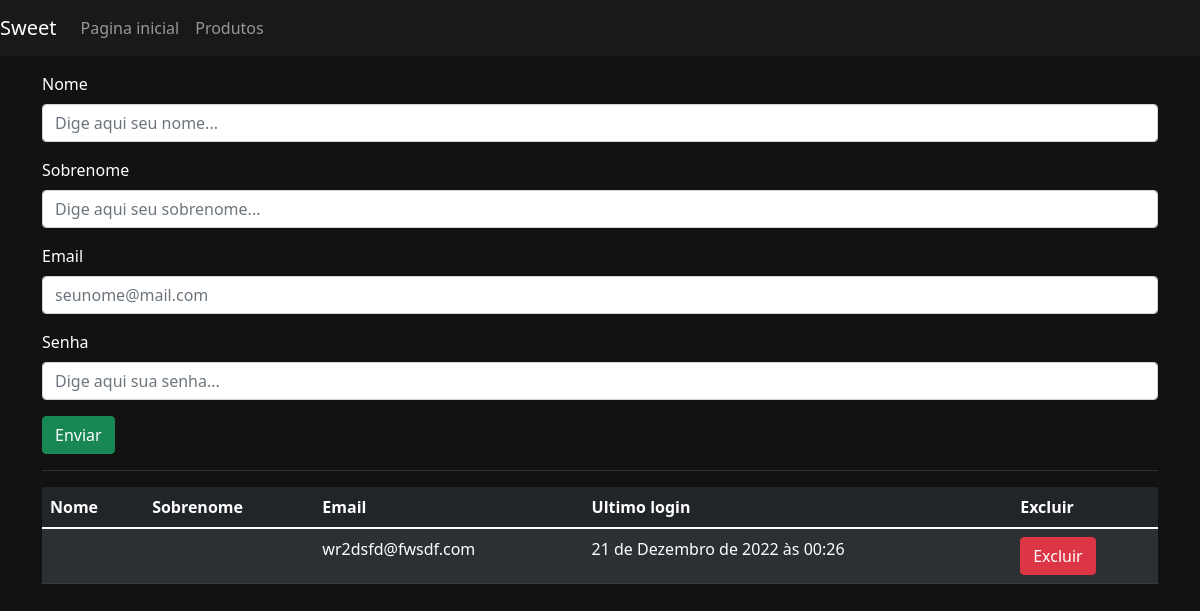
/auth/cadastrar_vendedor/, run on an earlier commit of the app's database.
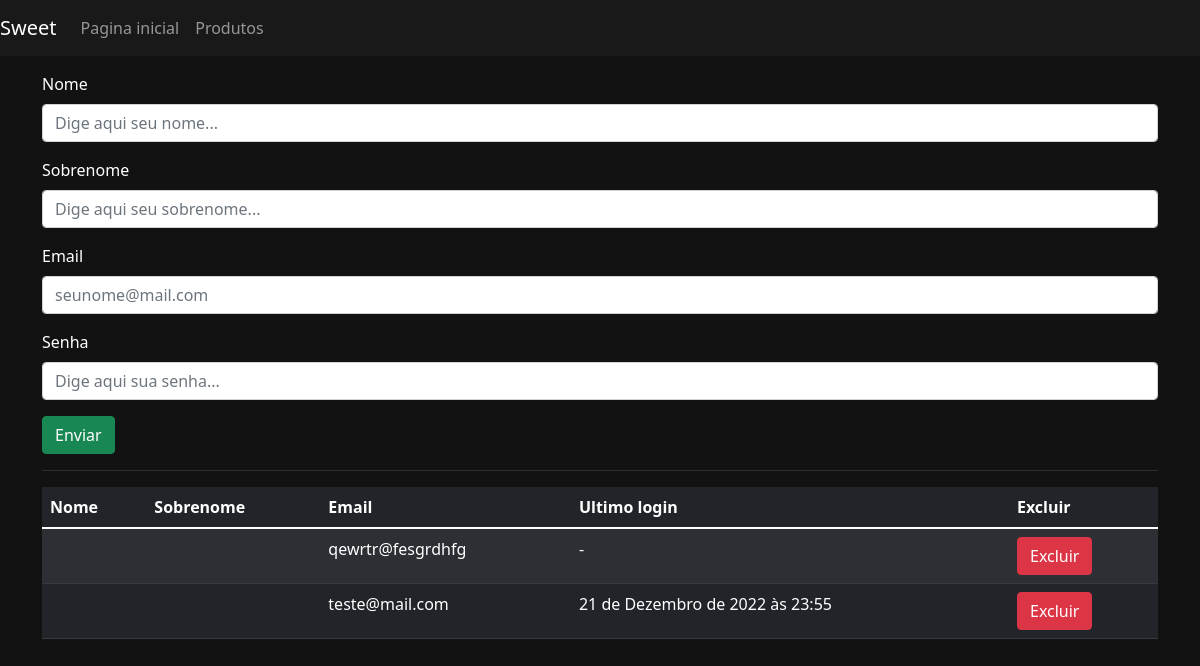
And on a later commit of the database.
### account/models.py (models this page shows)
class Account(AbstractUser):
    jobChoice = (('D', 'Desenvolvedor'), ('G', 'Gerente'), ('V', 'Vendedor'),)
    job = models.CharField(max_length=1, choices=jobChoice)

### account/views.py (the view, shortened to what this page needs)
# urls.py: path('cadastrar_vendedor/', views.addSeller, name='addSeller'),
@has_permission_decorator('addSeller')
def addSeller(request):
    if request.method == 'GET':
        seller = Account.objects.filter(job="V")
        return render(request, 'addSeller.html', {"vendedores": seller})

### account/templates/addSeller.html (shortened to what this page needs)
{% extends 'base.html' %}
{% block 'body' %}
    <div class="container">
        <div class="mt-3">
            <form action="{% url 'addSeller' %}" method="POST">{% csrf_token %}
                <div class="mb-3">
                    <label for="name" class="form-label">Nome</label>
                    <input type="text" name="name" class="form-control" id="name" placeholder="Dige aqui seu nome...">
                </div>
                <div class="mb-3">
                    <label for="lastName" class="form-label">Sobrenome</label>
                    <input type="text" name="lastName" class="form-control" id="lastName" placeholder="Dige aqui seu sobrenome...">
                </div>
                <div class="mb-3">
                    <label for="email" class="form-label">Email</label>
                    <input type="email" name="email" class="form-control" id="email" placeholder="seunome@mail.com">
                </div>
                <div class="mb-3">
                  <label for="password" class="form-label">Senha</label>
                  <input type="password" name="password" class="form-control" id="password" placeholder="Dige aqui sua senha...">
                </div>
                <input type="submit" value="Enviar" class="btn btn-success"/>
            </form>
            <hr class="bg-hr">
            <table class="table table-striped table-dark">
                <thead>
                  <tr>
                    <th scope="col">Nome</th>
                    <th scope="col">Sobrenome</th>
                    <th scope="col">Email</th>
                    <th scope="col">Ultimo  login</th>
                    <th scope="col">Excluir</th>
                  </tr>
                </thead>
                <tbody>
                    {% for vendedor in vendedores %}
                        <tr>
                            <th scope="row">{{vendedor.first_name}}</th>
                            <td>{{vendedor.last_name}}</td>
                            <td>{{vendedor.email}}</td>
                            <td>
                                {% if not vendedor.last_login %}
                                    -
                                {% else %}
                                    {{vendedor.last_login}}
                                {% endif %}
                            </td>
                            <td><a class="btn btn-danger" href="{% url 'deleteAccount' vendedor.id %}">Excluir</a></td>
                        </tr>
                    {% endfor %}
                </tbody>
            </table>
{% endblock %}

What changed in the data, as far as the page shows it:
removed Account: email "wr2dsfd@fwsdf.com", last_login "21 de Dezembro de 2022 às 00:26"
added Account: email "qewrtr@fesgrdhfg"
added Account: email "teste@mail.com", last_login "21 de Dezembro de 2022 às 23:55"
